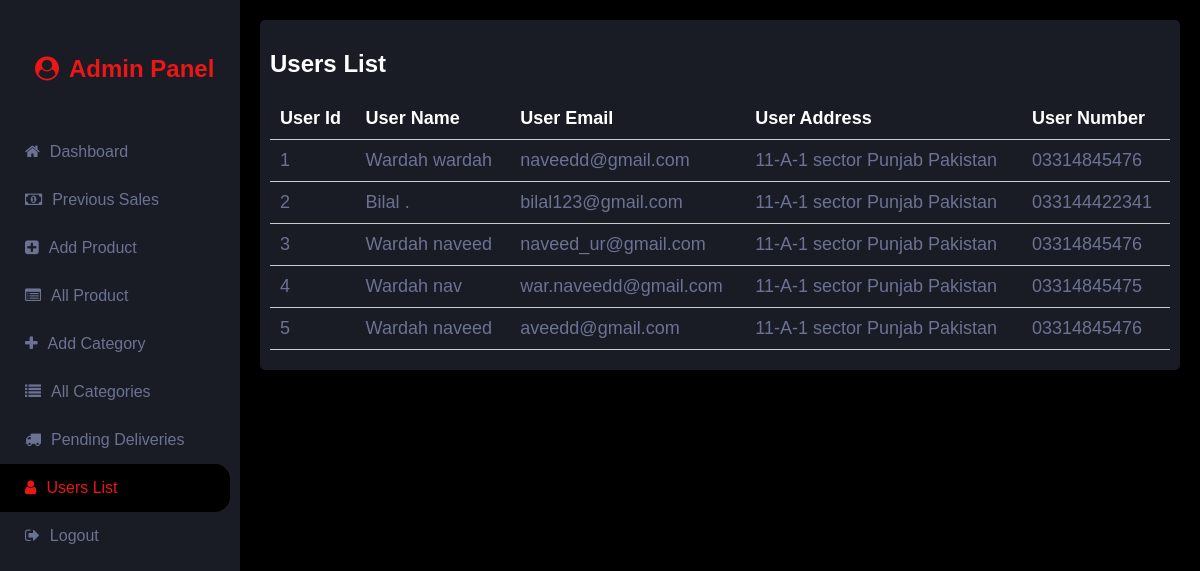
/Ecommerce_LoveItBuyIt_Webapge_CODE/admin/users.php (signed in), run on the app's committed database.
### tables this page shows
CREATE TABLE IF NOT EXISTS `customer` (
  `cust_id` int NOT NULL AUTO_INCREMENT,
  `PASSWORD` varchar(255) NOT NULL,
  `first_name` varchar(50) NOT NULL,
  `last_name` varchar(50) NOT NULL,
  `email` varchar(100) NOT NULL,
  `NUMBER` varchar(20) NOT NULL,
  `country` varchar(50) NOT NULL,
  `province` varchar(50) NOT NULL,
  `address` varchar(255) NOT NULL,
  `profile_picture` blob,
  PRIMARY KEY (`cust_id`),
  UNIQUE KEY `email` (`email`)
);

### Ecommerce_LoveItBuyIt_Webapge_CODE/admin/users.php (the view, shortened to what this page needs)
<?php
  include("includeDB.php");
?>
<!DOCTYPE html>
<html lang="en">
<head>
    <link rel="stylesheet" href="styles.css" />
    <link rel="stylesheet" href="https://cdnjs.cloudflare.com/ajax/libs/font-awesome/4.7.0/css/font-awesome.min.css">
</head>
<body>
    <div class="sidebar">
        <div class="logo"><h2><i class="fa fa-user-circle"></i>Admin Panel</h2></div>
        <div class="nav">
            <a href="dashboard.php"><i class="fa fa-home back"></i>Dashboard</a></li>
            <a href="sales.php"><i class="fa fa-money back"></i>Previous Sales</a></li>
            <a href="addproduct.php"><i class="fa fa-plus-square"></i>Add Product</a></li>
            <a href="allproducts.php"><i class="fa fa-list-alt"></i>All Product</a></li>
            <a href="addcat.php"><i class="fa fa-plus"></i>Add Category</a></li>
            <a href="allcats.php"><i class="fa fa-list"></i>All Categories</a></li>
            <a href="deliveries.php" ><i class="fa fa-truck"></i>Pending Deliveries</a></li>
            <a href="users.php"  class="active"><i class="fa fa-user"></i>Users List</a></li>
            <a href="logout.php"><i class="fa fa-sign-out"></i>Logout</a></li>
        </div>
    </div>
    <div class="content">
        <div class="card outercard">
            <h2 style="color: white;">Users List</h3>
            <table>
                <thead>
                  <tr>
                    <th>User Id</th>
                    <th>User Name</th>
                    <th>User Email</th>
                    <th>User Address</th>
                    <th>User Number</th>
                  </tr>
                </thead>
                <tbody>
                <?php
                      $sql_check = "SELECT * FROM customer ORDER BY cust_id";
                      $result = $conn->query($sql_check);
                      while ($row = mysqli_fetch_array($result)) { ?>
                      <tr>
                        <td><?php echo $row['cust_id'] ?></td>
                        <td><?php echo $row['first_name'] . " " . $row['last_name'] ?></td>
                        <td><?php echo $row['email'] ?></td>
                        <td><?php echo $row['address'] . " " . $row['province'] . " " . $row['country'] ?></td>
                        <td><?php echo $row['NUMBER'] ?></td>
                      </tr>
                <?php } ?>
                </tbody>
              </table>
        </div>
    </div>
</body>
</html>

### Ecommerce_LoveItBuyIt_Webapge_CODE/admin/styles.css (style rules this page uses)
:root { --primary: #EB1616; --secondary: #191C24; --light: #6C7293; --dark: #000000; --safe: rgb(17, 144, 17); }
* { box-sizing: border-box; }
body { margin: 0; padding: 0; font-family: Arial, Helvetica, sans-serif; background-color: var(--dark); overflow-x: hidden; }
.sidebar { position: fixed; display: flex; flex-direction: column; left: 0; top: 0; height: 100vh; max-width: 250px; width: 20%; background-color: var(--secondary); overflow-x: hidden; padding-top: 20px; }
.sidebar .logo { padding: 15px 20px; justify-content: space-between; }
.sidebar .logo h2 { margin-left: 5px; color: var(--primary); text-decoration: none; }
i { margin: 0 10px; }
.sidebar .nav { display: flex; flex-direction: column; margin: 10px 10px 10px 0; text-decoration: none; }
.sidebar .nav a { padding: 15px; text-decoration: none; color: var(--light); }
.sidebar .nav .active { background-color: var(--dark); border: 5px solid --primary; border-radius: 0 15px 15px 0; color: var(--primary); }
.content { margin-left: 20%; width: 80%; }
table { width: 100%; border-collapse: collapse; margin: 10px auto; }
th { color: white; font-weight: bold; }
td, th { padding: 10px; border-bottom: 1px solid #ccc; text-align: left; font-size: 18px; }
.card { opacity: 0; animation: slide-in 0.5s forwards; animation-delay: 0.4s; background-color: var(--secondary); padding: 10px; border-radius: 5px; color: var(--light); }
.outercard { margin: 20px; }
.card:nth-child(1) { animation-delay: 0.4s; }

### data on the page
customer: cust_id "1", first_name "Wardah", last_name "wardah", email "naveedd@gmail.com", address "11-A-1 sector", province "Punjab", country "Pakistan", NUMBER "03314845476"
customer: cust_id "2", first_name "Bilal", last_name ".", email "bilal123@gmail.com", address "11-A-1 sector", province "Punjab", country "Pakistan", NUMBER "033144422341"
customer: cust_id "3", first_name "Wardah", last_name "naveed", email "naveed_ur@gmail.com", address "11-A-1 sector", province "Punjab", country "Pakistan", NUMBER "03314845476"
customer: cust_id "4", first_name "Wardah", last_name "nav", email "war.naveedd@gmail.com", address "11-A-1 sector", province "Punjab", country "Pakistan", NUMBER "03314845475"
customer: cust_id "5", first_name "Wardah", last_name "naveed", email "aveedd@gmail.com", address "11-A-1 sector", province "Punjab", country "Pakistan", NUMBER "03314845476"
